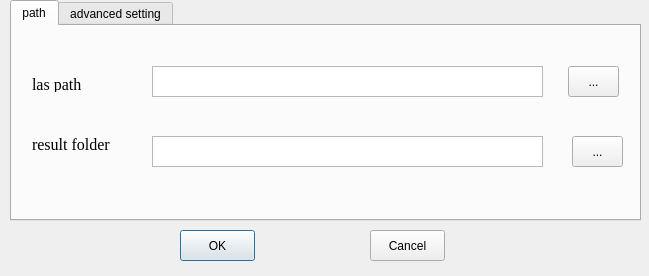
<?xml version="1.0" encoding="UTF-8"?>
<ui version="4.0">
 <class>NewProjectDlgClass</class>
 <widget class="QDialog" name="NewProjectDlgClass">
  <property name="geometry">
   <rect>
    <x>0</x>
    <y>0</y>
    <width>649</width>
    <height>276</height>
   </rect>
  </property>
  <property name="windowTitle">
   <string>NewProjectDlg</string>
  </property>
  <widget class="QTabWidget" name="tabWidget">
   <property name="enabled">
    <bool>true</bool>
   </property>
   <property name="geometry">
    <rect>
     <x>10</x>
     <y>0</y>
     <width>631</width>
     <height>221</height>
    </rect>
   </property>
   <property name="currentIndex">
    <number>0</number>
   </property>
   <widget class="QWidget" name="tab">
    <attribute name="title">
     <string>path</string>
    </attribute>
    <widget class="QToolButton" name="lasOpenBtn">
     <property name="geometry">
      <rect>
       <x>556</x>
       <y>40</y>
       <width>51</width>
       <height>31</height>
      </rect>
     </property>
     <property name="text">
      <string>...</string>
     </property>
    </widget>
    <widget class="QLabel" name="label1">
     <property name="geometry">
      <rect>
       <x>20</x>
       <y>50</y>
       <width>91</width>
       <height>16</height>
      </rect>
     </property>
     <property name="font">
      <font>
       <family>Times New Roman</family>
       <pointsize>12</pointsize>
      </font>
     </property>
     <property name="text">
      <string>las path</string>
     </property>
    </widget>
    <widget class="QLabel" name="label2">
     <property name="geometry">
      <rect>
       <x>20</x>
       <y>110</y>
       <width>91</width>
       <height>16</height>
      </rect>
     </property>
     <property name="font">
      <font>
       <family>Times New Roman</family>
       <pointsize>12</pointsize>
      </font>
     </property>
     <property name="text">
      <string>result folder</string>
     </property>
    </widget>
    <widget class="QTextEdit" name="lasPath">
     <property name="geometry">
      <rect>
       <x>140</x>
       <y>40</y>
       <width>391</width>
       <height>31</height>
      </rect>
     </property>
    </widget>
    <widget class="QTextEdit" name="resultDir">
     <property name="geometry">
      <rect>
       <x>140</x>
       <y>110</y>
       <width>391</width>
       <height>31</height>
      </rect>
     </property>
    </widget>
    <widget class="QToolButton" name="projectOpenBtn">
     <property name="geometry">
      <rect>
       <x>560</x>
       <y>110</y>
       <width>51</width>
       <height>31</height>
      </rect>
     </property>
     <property name="text">
      <string>...</string>
     </property>
    </widget>
   </widget>
   <widget class="QWidget" name="tab_2">
    <attribute name="title">
     <string>advanced setting</string>
    </attribute>
    <widget class="QLabel" name="label3">
     <property name="enabled">
      <bool>true</bool>
     </property>
     <property name="geometry">
      <rect>
       <x>20</x>
       <y>20</y>
       <width>141</width>
       <height>21</height>
      </rect>
     </property>
     <property name="font">
      <font>
       <family>Times New Roman</family>
       <pointsize>12</pointsize>
      </font>
     </property>
     <property name="text">
      <string>grid size for resample</string>
     </property>
    </widget>
    <widget class="QTextEdit" name="gridSize">
     <property name="geometry">
      <rect>
       <x>190</x>
       <y>10</y>
       <width>141</width>
       <height>31</height>
      </rect>
     </property>
    </widget>
    <widget class="QTextEdit" name="pointDensity">
     <property name="enabled">
      <bool>false</bool>
     </property>
     <property name="geometry">
      <rect>
       <x>190</x>
       <y>70</y>
       <width>141</width>
       <height>31</height>
      </rect>
     </property>
    </widget>
    <widget class="QLabel" name="label4">
     <property name="enabled">
      <bool>true</bool>
     </property>
     <property name="geometry">
      <rect>
       <x>20</x>
       <y>70</y>
       <width>151</width>
       <height>21</height>
      </rect>
     </property>
     <property name="font">
      <font>
       <family>Times New Roman</family>
       <pointsize>12</pointsize>
      </font>
     </property>
     <property name="text">
      <string>point desity of resample</string>
     </property>
    </widget>
   </widget>
  </widget>
  <widget class="QPushButton" name="okBtn">
   <property name="geometry">
    <rect>
     <x>180</x>
     <y>230</y>
     <width>75</width>
     <height>31</height>
    </rect>
   </property>
   <property name="text">
    <string>OK</string>
   </property>
  </widget>
  <widget class="QPushButton" name="cancelBtn">
   <property name="geometry">
    <rect>
     <x>370</x>
     <y>230</y>
     <width>75</width>
     <height>31</height>
    </rect>
   </property>
   <property name="text">
    <string>Cancel</string>
   </property>
  </widget>
 </widget>
 <layoutdefault spacing="6" margin="11"/>
 <resources/>
 <connections>
  <connection>
   <sender>okBtn</sender>
   <signal>clicked()</signal>
   <receiver>NewProjectDlgClass</receiver>
   <slot>accept()</slot>
   <hints>
    <hint type="sourcelabel">
     <x>217</x>
     <y>205</y>
    </hint>
    <hint type="destinationlabel">
     <x>320</x>
     <y>118</y>
    </hint>
   </hints>
  </connection>
  <connection>
   <sender>cancelBtn</sender>
   <signal>clicked()</signal>
   <receiver>NewProjectDlgClass</receiver>
   <slot>reject()</slot>
   <hints>
    <hint type="sourcelabel">
     <x>407</x>
     <y>205</y>
    </hint>
    <hint type="destinationlabel">
     <x>320</x>
     <y>118</y>
    </hint>
   </hints>
  </connection>
 </connections>
</ui>
